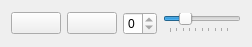
<?xml version="1.0" encoding="UTF-8"?>
<ui version="4.0">
 <class>QmitkPrimitiveMovieNavigator</class>
 <widget class="QWidget" name="QmitkPrimitiveMovieNavigator">
  <property name="geometry">
   <rect>
    <x>0</x>
    <y>0</y>
    <width>252</width>
    <height>47</height>
   </rect>
  </property>
  <property name="sizePolicy">
   <sizepolicy hsizetype="Preferred" vsizetype="Minimum">
    <horstretch>0</horstretch>
    <verstretch>0</verstretch>
   </sizepolicy>
  </property>
  <property name="windowTitle">
   <string>QmitkPrimitiveMovieNavigator</string>
  </property>
  <layout class="QVBoxLayout" name="verticalLayout">
   <item>
    <layout class="QHBoxLayout" name="horizontalLayout">
     <item>
      <widget class="QPushButton" name="m_GoButton">
       <property name="minimumSize">
        <size>
         <width>50</width>
         <height>0</height>
        </size>
       </property>
       <property name="text">
        <string/>
       </property>
       <property name="icon">
        <iconset resource="resources/QmitkResources.qrc">
         <normaloff>:/QtWidgetsExt/play.xpm</normaloff>:/QtWidgetsExt/play.xpm</iconset>
       </property>
      </widget>
     </item>
     <item>
      <widget class="QPushButton" name="m_StopButton">
       <property name="minimumSize">
        <size>
         <width>50</width>
         <height>0</height>
        </size>
       </property>
       <property name="text">
        <string/>
       </property>
       <property name="icon">
        <iconset resource="resources/QmitkResources.qrc">
         <normaloff>:/QtWidgetsExt/stop.xpm</normaloff>:/QtWidgetsExt/stop.xpm</iconset>
       </property>
      </widget>
     </item>
     <item>
      <widget class="QSpinBox" name="m_SpinBox">
       <property name="maximum">
        <number>0</number>
       </property>
      </widget>
     </item>
     <item>
      <widget class="QSlider" name="m_TimerInterval">
       <property name="sizePolicy">
        <sizepolicy hsizetype="Minimum" vsizetype="Fixed">
         <horstretch>0</horstretch>
         <verstretch>0</verstretch>
        </sizepolicy>
       </property>
       <property name="minimumSize">
        <size>
         <width>60</width>
         <height>0</height>
        </size>
       </property>
       <property name="minimum">
        <number>10</number>
       </property>
       <property name="maximum">
        <number>1000</number>
       </property>
       <property name="value">
        <number>250</number>
       </property>
       <property name="orientation">
        <enum>Qt::Horizontal</enum>
       </property>
       <property name="tickPosition">
        <enum>QSlider::TicksBelow</enum>
       </property>
       <property name="tickInterval">
        <number>100</number>
       </property>
      </widget>
     </item>
    </layout>
   </item>
  </layout>
 </widget>
 <layoutdefault spacing="6" margin="11"/>
 <includes>
  <include location="global">mitkStepper.h</include>
 </includes>
 <resources>
  <include location="resources/QmitkResources.qrc"/>
 </resources>
 <connections/>
</ui>
